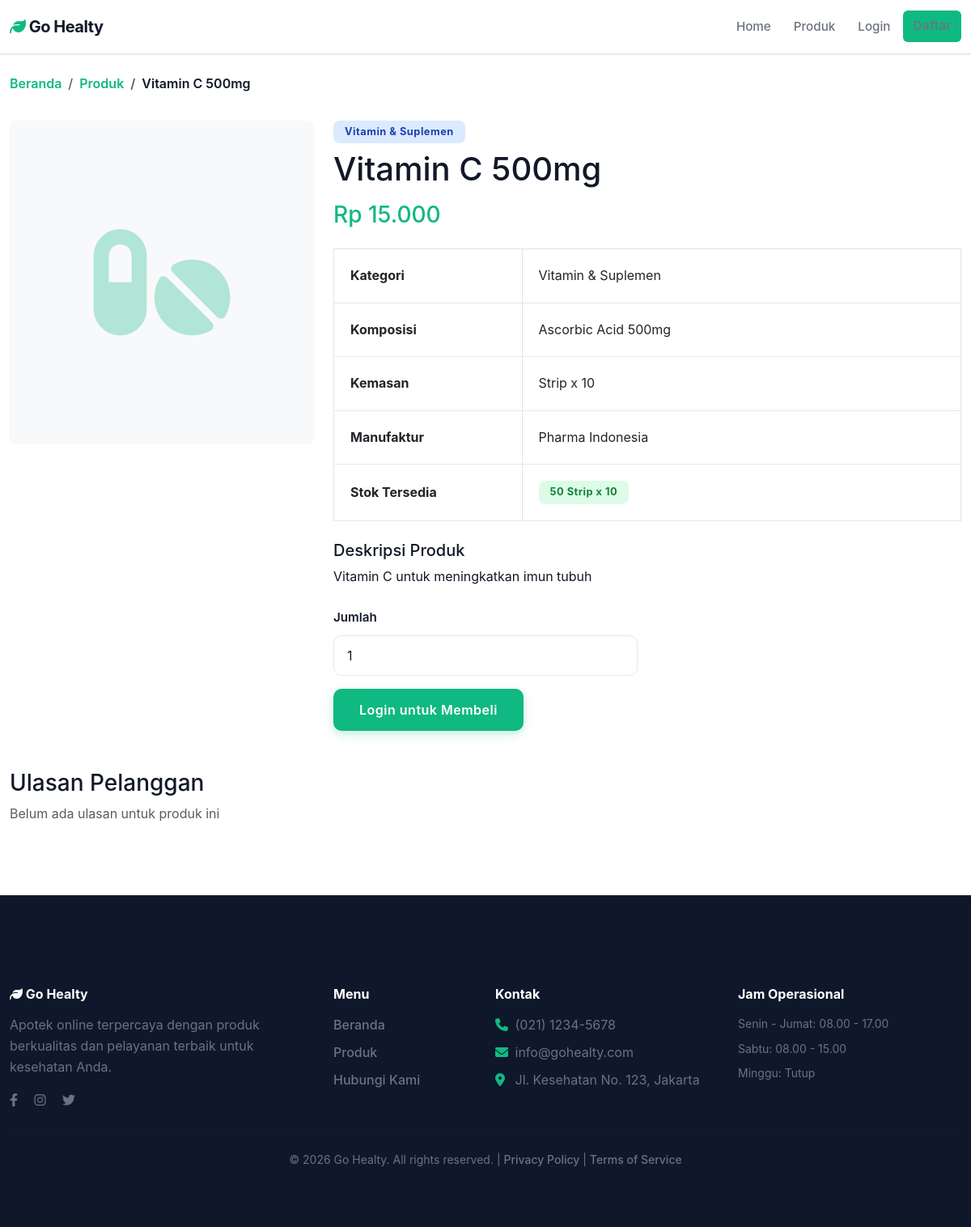
Page /pages/product-detail.php?id=1 on the committed database.
### tables this page shows
CREATE TABLE `medicines` (
  `medicine_id` int(11) NOT NULL,
  `medicine_name` varchar(100) NOT NULL,
  `category_id` int(11) NOT NULL,
  `description` text DEFAULT NULL,
  `composition` varchar(255) DEFAULT NULL,
  `price` decimal(10,2) NOT NULL,
  `stock` int(11) NOT NULL DEFAULT 0,
  `unit` varchar(50) DEFAULT NULL,
  `expiry_date` date DEFAULT NULL,
  `manufacturer` varchar(100) DEFAULT NULL,
  `image` varchar(255) DEFAULT NULL,
  `status` enum('available','unavailable') DEFAULT 'available',
  `created_at` timestamp NOT NULL DEFAULT current_timestamp(),
  `updated_at` timestamp NOT NULL DEFAULT current_timestamp() ON UPDATE current_timestamp(),
  `supplier_id` int(11) DEFAULT NULL
);

CREATE TABLE `categories` (
  `category_id` int(11) NOT NULL,
  `category_name` varchar(100) NOT NULL,
  `description` text DEFAULT NULL,
  `created_at` timestamp NOT NULL DEFAULT current_timestamp(),
  `updated_at` timestamp NOT NULL DEFAULT current_timestamp() ON UPDATE current_timestamp()
);

### includes/config.php (called while the page is built, shortened)
<?php
function isLoggedIn() {
    return isset($_SESSION['user_id']);
}
function formatCurrency($amount) {
    return "Rp " . number_format($amount, 0, ',', '.');
}
?>

### pages/product-detail.php (the view, shortened to what this page needs)
<?php
require_once dirname(__FILE__) . '/../includes/header.php';
$medicine_id = isset($_GET['id']) ? (int)$_GET['id'] : 0;
$result = $conn->query("SELECT m.*, c.category_name FROM medicines m
                        JOIN categories c ON m.category_id = c.category_id
                        WHERE m.medicine_id = $medicine_id");
$medicine = $result->fetch_assoc();
?>
<div class="container">
    <nav aria-label="breadcrumb">
        <ol class="breadcrumb">
            <li class="breadcrumb-item"><a href="<?php echo SITE_URL; ?>">Beranda</a></li>
            <li class="breadcrumb-item"><a href="<?php echo SITE_URL; ?>pages/products.php">Produk</a></li>
            <li class="breadcrumb-item active"><?php echo htmlspecialchars($medicine['medicine_name']); ?></li>
        </ol>
    </nav>
    <div class="row">
        <div class="col-md-4">
            <div class="bg-light rounded p-3 text-center mb-4" style="height: 400px; display: flex; align-items: center; justify-content: center; cursor: pointer;" id="imageContainer" data-bs-toggle="modal" data-bs-target="#imageModal">
                <?php if ($medicine['image']): ?>
                    <img src="<?php echo SITE_URL; ?>assets/img/medicines/<?php echo htmlspecialchars($medicine['image']); ?>" class="img-fluid rounded" style="max-height: 100%; max-width: 100%; object-fit: contain;" id="productImage">
                <?php else: ?>
                    <i class="fas fa-pills" style="font-size: 150px; color: #10b981; opacity: 0.3;"></i>
                <?php endif; ?>
            </div>
        </div>
        <div class="col-md-8">
            <span class="badge bg-info mb-2"><?php echo htmlspecialchars($medicine['category_name']); ?></span>
            <h1 class="mb-3"><?php echo htmlspecialchars($medicine['medicine_name']); ?></h1>
            <div class="mb-4">
                <h3 style="color: #10b981;"><?php echo formatCurrency($medicine['price']); ?></h3>
            </div>
            <div class="table-responsive mb-4">
                <table class="table table-bordered">
                    <tr>
                        <td width="30%"><strong>Kategori</strong></td>
                        <td><?php echo htmlspecialchars($medicine['category_name']); ?></td>
                    </tr>
                    <tr>
                        <td><strong>Komposisi</strong></td>
                        <td><?php echo htmlspecialchars($medicine['composition']); ?></td>
                    </tr>
                    <tr>
                        <td><strong>Kemasan</strong></td>
                        <td><?php echo htmlspecialchars($medicine['unit']); ?></td>
                    </tr>
                    <tr>
                        <td><strong>Manufaktur</strong></td>
                        <td><?php echo htmlspecialchars($medicine['manufacturer'] ?? 'N/A'); ?></td>
                    </tr>
                    <tr>
                        <td><strong>Stok Tersedia</strong></td>
                        <td>
                            <?php if ($medicine['stock'] > 0): ?>
                                <span class="badge bg-success"><?php echo $medicine['stock']; ?> <?php echo htmlspecialchars($medicine['unit']); ?></span>
                            <?php else: ?>
                                <span class="badge bg-danger">Habis</span>
                            <?php endif; ?>
                        </td>
                    </tr>
                </table>
            </div>
            <div class="mb-4">
                <h5>Deskripsi Produk</h5>
                <p><?php echo htmlspecialchars($medicine['description']); ?></p>
            </div>
            <?php if ($medicine['stock'] > 0): ?>
                <form method="POST">
                    <div class="row mb-3">
                        <div class="col-md-6">
                            <label for="quantity" class="form-label">Jumlah</label>
                            <input type="number" class="form-control" id="quantity" name="quantity" min="1" max="<?php echo $medicine['stock']; ?>" value="1" required>
                        </div>
                    </div>
                    <?php if (isLoggedIn()): ?>
                        <button type="submit" name="add_to_cart" class="btn btn-primary btn-lg">
                            <i class="fas fa-shopping-cart"></i> Tambah ke Keranjang
                        </button>
                    <?php else: ?>
                        <a href="<?php echo SITE_URL; ?>pages/login.php" class="btn btn-primary btn-lg">
                            Login untuk Membeli
                        </a>
                    <?php endif; ?>
                </form>
            <?php else: ?>
                <button class="btn btn-secondary btn-lg" disabled>Stok Habis</button>
            <?php endif; ?>
        </div>
    </div>
    <div class="row mt-5">
        <div class="col-md-12">
            <h3>Ulasan Pelanggan</h3>
            <?php
            $reviews = $conn->query("SELECT r.*, u.full_name FROM reviews r
                                    JOIN users u ON r.user_id = u.user_id
                                    WHERE r.medicine_id = $medicine_id
                                    ORDER BY r.created_at DESC");
            if ($reviews->num_rows > 0) {
                while ($review = $reviews->fetch_assoc()) {
                    ?>
                    <div class="card mb-3">
                        <div class="card-body">
                            <div class="d-flex justify-content-between align-items-start">
                                <div>
                                    <h6 class="card-title"><?php echo htmlspecialchars($review['full_name']); ?></h6>
                                    <div class="mb-2">
                                        <?php for ($i = 0; $i < $review['rating']; $i++): ?>
                                            <i class="fas fa-star" style="color: #ffc107;"></i>
                                        <?php endfor; ?>
                                        <?php for ($i = $review['rating']; $i < 5; $i++): ?>
                                            <i class="far fa-star" style="color: #ffc107;"></i>
                                        <?php endfor; ?>
                                    </div>
                                </div>
                                <small class="text-muted"><?php echo date('d/m/Y', strtotime($review['created_at'])); ?></small>
                            </div>
                            <p class="card-text"><?php echo htmlspecialchars($review['comment']); ?></p>
                        </div>
                    </div>
                    <?php
                }
            } else {
                echo '<p class="text-muted">Belum ada ulasan untuk produk ini</p>';
            }
            ?>
        </div>
    </div>
</div>
<?php require_once dirname(__FILE__) . '/../includes/footer.php'; ?>

### assets/css/style.css (style rules this page uses)
:root { --primary-color: #10b981; --primary-dark: #059669; --primary-light: #d1fae5; --secondary-color: #6b7280; --success-color: #10b981; --danger-color: #ef4444; --warning-color: #f59e0b; --info-color: #3b82f6; --light-bg: #f9fafb; --lighter-bg: #f3f4f6; --border-color: #e5e7eb; --text-primary: #111827; --text-secondary: #6b7280; }
* { margin: 0; padding: 0; box-sizing: border-box; }
html, body { height: 100%; }
body { font-family: -apple-system, BlinkMacSystemFont, "Segoe UI", "Helvetica Neue", sans-serif; line-height: 1.6; color: var(--text-primary); background-color: #ffffff; -webkit-font-smoothing: antialiased; -moz-osx-font-smoothing: grayscale; }
.form-control, .form-select { border-radius: 10px; border: 1.5px solid var(--border-color); padding: 0.875rem 1.25rem; font-size: 0.95rem; background-color: #ffffff; transition: all 0.3s ease; color: var(--text-primary); }
.form-control::placeholder { color: #9ca3af; }
.form-label { font-weight: 600; color: var(--text-primary); margin-bottom: 0.625rem; font-size: 0.95rem; }
.btn { border-radius: 10px; padding: 0.75rem 1.5rem; font-weight: 600; font-size: 0.95rem; transition: all 0.3s cubic-bezier(0.4, 0, 0.2, 1); border: none; cursor: pointer; letter-spacing: 0.5px; }
.btn-primary { background-color: var(--primary-color); color: #ffffff; box-shadow: 0 4px 12px rgba(16, 185, 129, 0.25); }
.btn-lg { padding: 0.875rem 2rem; font-size: 1rem; }
.table { border-collapse: collapse; margin-bottom: 0; }
.table tbody td { border-bottom: 1px solid var(--border-color); padding: 1.25rem; vertical-align: middle; }
.table tbody tr { transition: background-color 0.2s ease; }
.badge { padding: 0.5rem 0.875rem; border-radius: 8px; font-weight: 700; font-size: 0.8rem; letter-spacing: 0.5px; display: inline-block; }
.bg-info { background-color: #dbeafe !important; color: #1e40af !important; }
.bg-success { background-color: #dcfce7 !important; color: #15803d !important; }
.breadcrumb { background-color: transparent; padding: 0; margin-bottom: 2rem; }
.breadcrumb-item { color: var(--text-secondary); font-weight: 500; }
.breadcrumb-item a { color: var(--primary-color); text-decoration: none; font-weight: 600; transition: all 0.3s ease; }
.breadcrumb-item.active { color: var(--text-primary); font-weight: 600; }
.container { max-width: 1200px; }
.form-control, .form-select { padding: 0.75rem 1rem; border: 1px solid var(--border-color); border-radius: 10px; font-size: 1rem; transition: all 0.3s ease; }

### rows in the picture
medicines: medicine_name "Vitamin C 500mg", category.category_name "Vitamin & Suplemen", price "Rp 15.000", composition "Ascorbic Acid 500mg", unit "Strip x 10", manufacturer "Pharma Indonesia", stock "50", description "Vitamin C untuk meningkatkan imun tubuh"

### other values in the picture
SITE_NAME "Go Healty"
